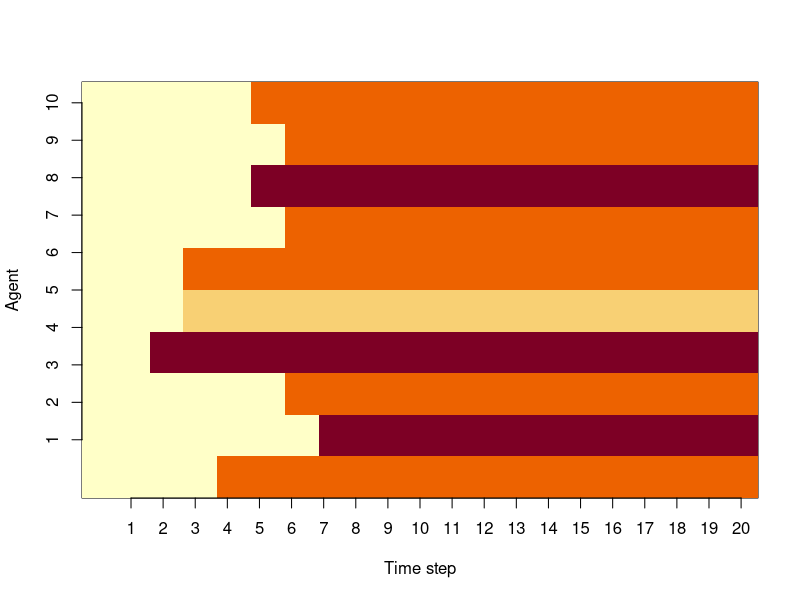
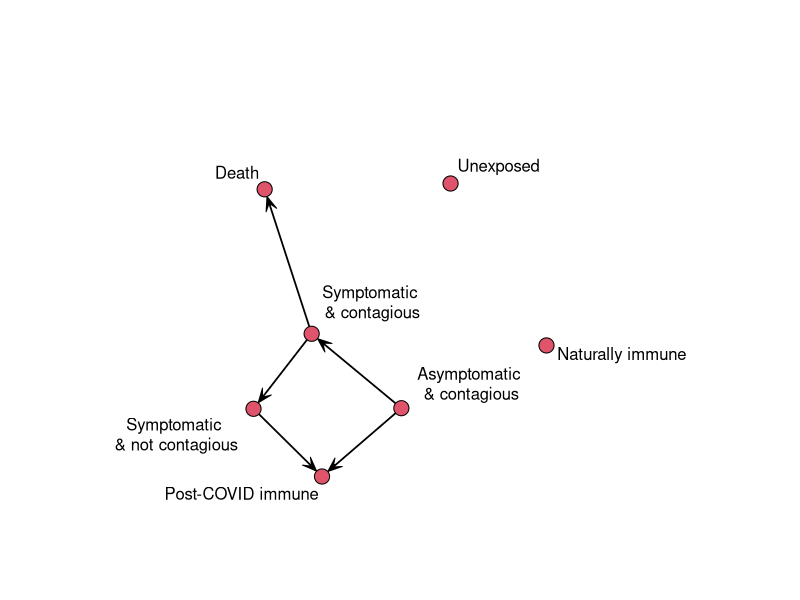
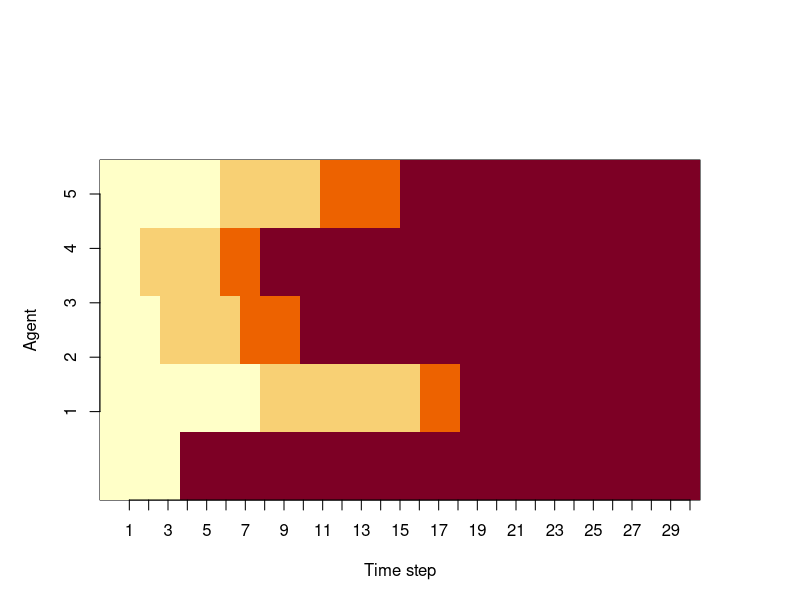
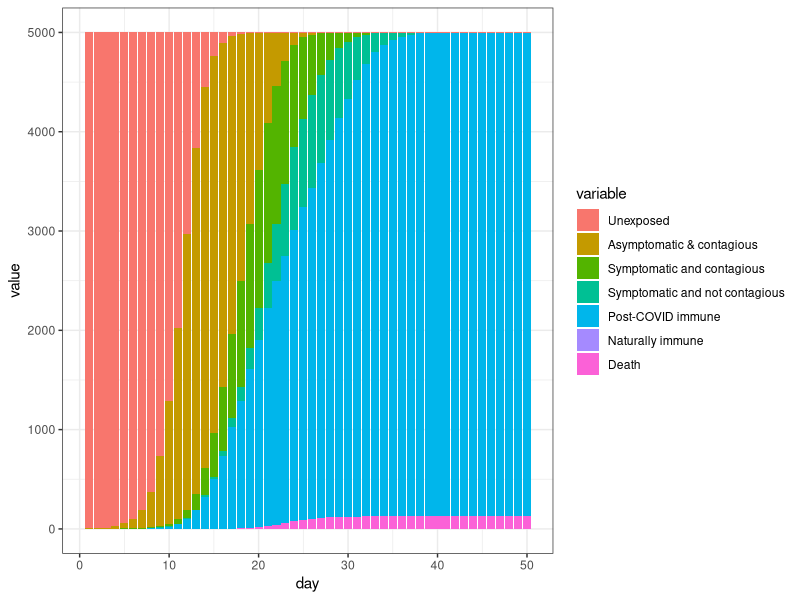
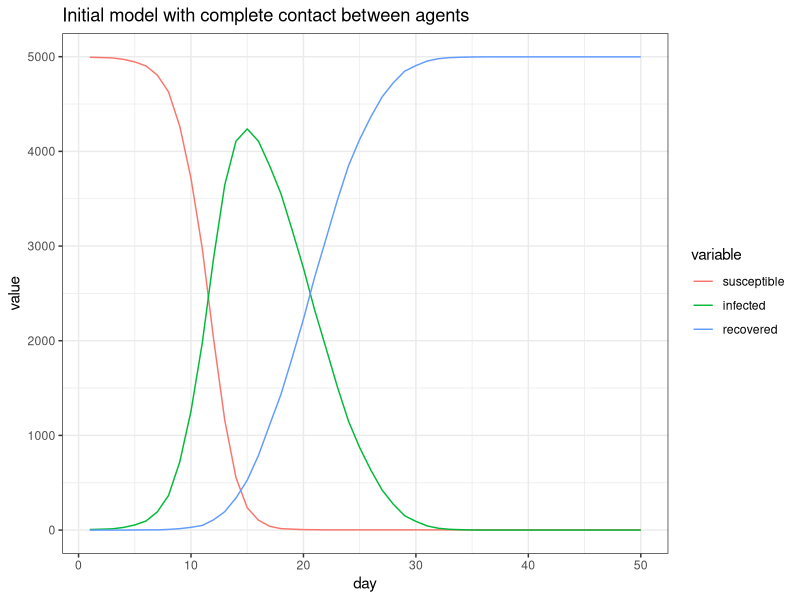
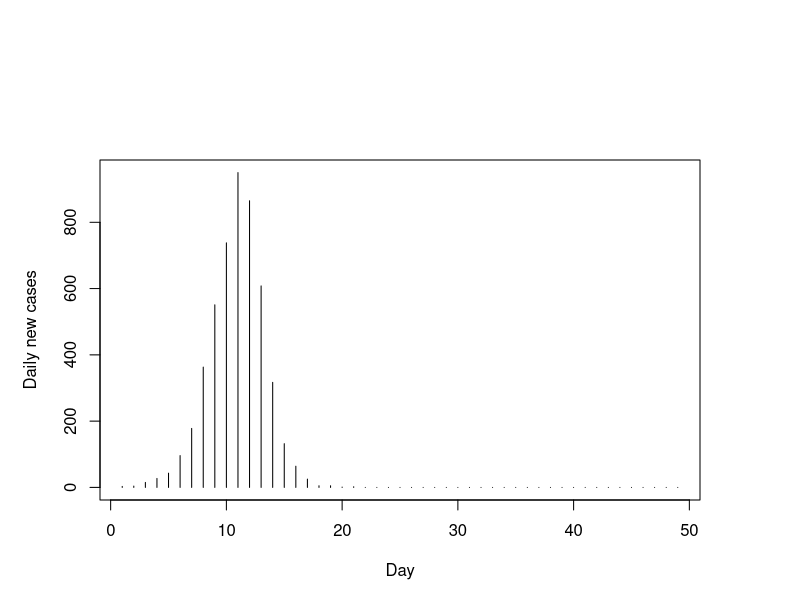
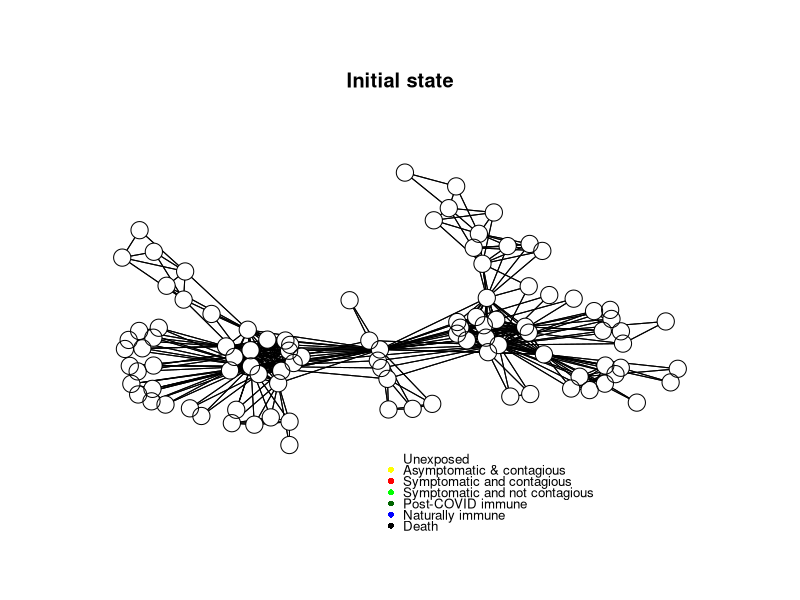

The R source for these figures, in order: (Note: this script raises an error after producing the figures.)
## ---- chunk 1
library(ggplot2)
library(dplyr)
library(sna)
library(knitr)
library(reshape2)
library(igraph)
STATES <<- 7

STATENAMES <<-  c("Unexposed",
                  "Asymptomatic & contagious",
"Symptomatic and contagious",
"Symptomatic and not contagious",
"Post-COVID immune",
"Naturally immune",
"Death")


STATELABELS <<-  c("Unexposed","Asymptomatic\n & contagious",
"Symptomatic \n& contagious",
"Symptomatic \n& not contagious",
"Post-COVID immune",
"Naturally immune",
"Death")


## ---- chunk 2

set.seed(100)
## create 10 agents infected with biostate = 1
BIOSTATES <<- as.integer(rep(1,10))
NEXTSTATES <<- as.integer(sample(c(2,3,4),replace=T,10))
TRANSITIONTIME <<- runif(10,min=1,max=10)


updateAgents <- function(curtime)
{
  updatefilter <- TRANSITIONTIME<=curtime  & !is.na(NEXTSTATES)
  BIOSTATES[updatefilter] <<- NEXTSTATES[updatefilter]
  NEXTSTATES[updatefilter] <<- NA
  
}

## ---- chunk 3
set.seed(100)
## create 10 agents infected with biostate = 1
BIOSTATES <<- as.integer(rep(1,10))
NEXTSTATES <<- as.integer(sample(c(2,3,4),replace=T,10))
TRANSITIONTIME <<- as.integer(round(runif(10,min=1,max=10)))

statehistory <- matrix(NA,ncol=10,nrow=20)

for(time in 1:20)
{
  
  updateAgents(time)
  print(table(BIOSTATES)  )
  statehistory[time,] <- BIOSTATES
 }
 

image(statehistory,ylab="Agent",xlab="Time step",xaxt="n",yaxt="n")
axis(1,1:20/20,1:20)
axis(2,1:10/10,1:10,las=3)
## ---- chunk 4

# * 1. Unexposed
# * 2. Asymptomatic but infected/contagious
# * 3. Symptomatic and contagious
# * 4. Symptomatic and not contagious
# * 5. Post-COVID Immune
# * 6. Naturally immune (will not contract)
# * 7. Death

set.seed(100)
STATES <<- 7

STATENAMES <<-  c("Unexposed",
                  "Asymptomatic & contagious",
"Symptomatic and contagious",
"Symptomatic and not contagious",
"Post-COVID immune",
"Naturally immune",
"Death")


STATELABELS <<-  c("Unexposed","Asymptomatic\n & contagious",
"Symptomatic \n& contagious",
"Symptomatic \n& not contagious",
"Post-COVID immune",
"Naturally immune",
"Death")

numAgents <- 5
numDays <- 30
## create 10 agents infected with biostate = 1
BIOSTATES <<- as.integer(rep(NA,numAgents))
NEXTSTATES <<- as.integer(rep(NA,numAgents))
TRANSITIONTIME <<- as.integer(rep(NA,numAgents))

statehistory <- matrix(NA,ncol=numAgents,nrow=numDays)


bioTransition <- matrix(0,STATES,STATES)
bioMin <- matrix(1,STATES)      #state time minimum
bioMax <- matrix(1,STATES)      #state time maximum



bioMin[2] <- 3            #infected but asymptomatic for 3 to 10 days
bioMax[2] <- 10          
bioTransition[2,3] <- .5  #transition to infected with symptoms
bioTransition[2,5] <- .5  #transition to no longer contagious/cured


bioMin[3] <-    3             #symptoms + contagion
bioMax[3] <- 8                #symptoms + contagion max
bioTransition[3,4] <-  .95    #transitioon to no longer contagious
bioTransition[3,7] <-  .05    #transitioon to death state 


bioMin[4] <- 1          #symptoms bot no longer contagiious
bioMax[4] <- 7
bioTransition[4,5] <- 1  #Transition to 'immune' cured state.



library(sna)
par(xpd=NA,mar=c(5,5,8,5))
gplot(bioTransition,label=STATELABELS)

## ---- chunk 5

##This is used for setting the state of a single agent; mostly
## for infection.  Set a series of agents to a number of specific states at a time,
## and this will program their next state.
setAgentStates <- function(agents, biostates,curtime)
{
  BIOSTATES[agents] <<- biostates

  
  ##Do these states transition to another?
  needTransition <- rowSums(bioTransition[biostates,,drop=F] )>0
  needTransition <- needTransition & !is.na(needTransition)

  ##These are the states we have set that need to transition to another state; 
  ## we need to program the transition now.
  newstates <- BIOSTATES[needTransition]
  
  for(i in agents[needTransition])
  {
    NEXTSTATES[i] <<- sample(1:STATES,prob=bioTransition[BIOSTATES[i],],1)
    TRANSITIONTIME[i] <<- curtime +floor(runif(1,min= bioMin[BIOSTATES[i]],
                                          max= (1+ bioMax[BIOSTATES[i]])))
  } 
}


##This is the same as previously defined.
updateAgents <- function(curtime)
{
  updatefilter <- !is.na(TRANSITIONTIME) & TRANSITIONTIME<=curtime  & !is.na(NEXTSTATES)
  
  if(sum(updatefilter,na.rm=T)>0)
  {  
    setAgentStates((1:length(updatefilter))[updatefilter],
                   NEXTSTATES[updatefilter],curtime)
    
  }

  
}


##Initialize agents in state 2  (infected but asymptomatic)
setAgentStates(1:numAgents,2,curtime=0)
statehistory <- matrix(NA,ncol=numAgents,nrow=numDays)

for(time in 1:numDays)
{
  updateAgents(time)
  statehistory[time,] <- BIOSTATES
 }
 

image(statehistory,ylab="Agent",xlab="Time step",xaxt="n",yaxt="n")
axis(1,1:numDays/numDays,1:numDays)
axis(2,1:numAgents/numAgents,1:numAgents,las=3)


## ---- chunk 6
set.seed(100)



numAgents <- 5000
numDays <- 30
## create 10 agents infected with biostate = 1
BIOSTATES <<- as.integer(rep(NA,numAgents))
NEXTSTATES <<- as.integer(rep(NA,numAgents))
TRANSITIONTIME <<- as.integer(rep(NA,numAgents))



naturalImmunity <- .01  #1 % naturally immune
numInteractions <-  10 ##how many interactions per day per agent on average?
numDays <- 50
contagionProb <- .1    ##normal contagion probability


disthistory <- matrix(NA,ncol=STATES,nrow=numDays)


##initialize all the agents as uninfected, except for 3 agents who are infected.
setAgentStates(1:numAgents,c(2,2,2,rep(1,numAgents-3)),curtime=0)



for(day in 1:numDays)
{
##who are you going to talk to today.
    sneezer <- rep(1:numAgents,each=numInteractions)
    sneezeon <- sample(numAgents,replace=T,size=numAgents*numInteractions)
    
   infect <- ((BIOSTATES[sneezer]==2 | BIOSTATES[sneezer] ==3 ) &
       (BIOSTATES[sneezeon] == 1) & 
        runif(numAgents) < contagionProb)

   
   if(any(infect))
   {
     infected <- unique(sneezeon[infect])
     setAgentStates(infected,2,curtime=day)
   }   

    updateAgents(day)
    distrib <- table(factor(BIOSTATES,levels=1:STATES))
    disthistory[day,] <- distrib

}

#barplot(t(disthistory),col=1:7)
disthist.df <-as.data.frame(disthistory)
colnames(disthist.df) <- STATENAMES
disthist.df$day <- 1:nrow(disthistory)


show <- disthist.df[c(1,5*(1:(day/5))),c(8,1:7)]

histlong <- melt(disthist.df,id.vars="day")

ggplot(histlong,aes(x=day,y=value,fill=variable)) + geom_bar(stat="identity",position="stack") + 
  theme_bw()


##make the SIR plot:
sir <- data.frame(day=disthist.df$day,
                  susceptible = disthist.df$Unexposed,
                  infected = disthist.df[,2]+disthist.df[,3],
                  recovered = rowSums(disthist.df[,4:7]))

plot0 <- ggplot(melt(sir,id.vars="day"),aes(x=day,group=variable,y=value,color=variable)) + geom_line() + theme_bw() + ggtitle(label="Initial model with complete contact between agents")
print(plot0)

cases <- sir$infected+sir$recovered
cases.daily <- cases[-1] - cases[-length(cases)]
plot(cases.daily,type="h",xlab="Day",ylab="Daily new cases")
## ---- chunk 7
#library(Matrix)
library(SparseM)

makeNetwork<- function(numAgents,numsets=3,steps=1,power=1)
{
  ord <- sample(numAgents)
  tmp<-as_adjacency_matrix(sample_pa(numAgents,power=power),sparse=F)
  tmp <- (tmp + t(tmp))>0
  tmp <- tmp[ord,ord]

  if(numsets>1)
  {
    for(i in 2:numsets)
  {
    ord <- sample(numAgents)
    sn2 <-as_adjacency_matrix(sample_pa(numAgents,power=power),sparse=F)[ord,ord]
    tmp <- tmp + sn2 + t(sn2)
    
   }
  }
  if(steps>1)
  {
   for(i in 2:steps)
   {
      tmp <- tmp + tmp %*% tmp  ## iterate to neighbors
   }
  }

  
   ##return a sparse symmetric matrix:
#  as.matrix.ssr((tmp),symmetric=TRUE)
   as.matrix.csr(  (tmp>0)+0)

}


mygplot <- function(coord, network,states,main="",plotEdges = TRUE)
{
  ##deconvert from sparse matrix because sna cannot convert from this
  ##sparse matrix to edgelist.
  #network <- as.matrix(network)
  if(is.null(coord))
  {
    coord  <- gplot.layout.fruchtermanreingold((network),layout.par=list(niter=500))
  }
  
  newmin <- mean(coord[,2]) - (-min(coord[,2]) + mean(coord[,2])) * 1.4
   palette=c("white","yellow","red","green","darkgreen","blue","black")
   plot(coord,col="black",bty="n",pch=16,cex=2.7,xaxt="n",yaxt="n",main=main,xlab="",ylab="",axes=F,
        ylim=c(newmin,max(coord[,2])),type="n")
   
   
   ##ja is column
   ## ia is pointer to row of column transitions.
   
   
   if(plotEdges){
     
   columns <- network@ja
   rowsize <- network@ia[-1] - network@ia[-length(network@ia)]
   rows <- rep(1:network@dimension[1],rowsize)
     segments(coord[rows,1],coord[rows,2],
              coord[columns,1],coord[columns,2])

   }
   
   points(coord,pch=16,cex=2.3,col= palette[states])
              
   points(coord,pch=1,cex=2.3,col="black")
      legend(mean(coord[,1]),min(coord[,2]),bty='n',y.intersp=.7,cex=.8,
              STATENAMES, pch=16,col=palette)
              
      return (coord)
}
set.seed(100)
socialnetwork <- makeNetwork(100,numsets=1,power=.96,steps=2)

cc <-  mygplot(coord=NULL,socialnetwork,rep(1,nrow(socialnetwork)),main="Initial state")
## ---- chunk 8
#set.seed(100)
print(Sys.time())
numAgents <- 15000
numDays <- 90

BIOSTATES <<- as.integer(rep(NA,numAgents))
NEXTSTATES <<- as.integer(rep(NA,numAgents))
TRANSITIONTIME <<- as.integer(rep(NA,numAgents))

socialnetwork <- makeNetwork(numAgents,numsets=1,power=.96,steps=2)

##Do not try to plot if the network is very large.
#cc <-  mygplot(coord=NULL,socialnetwork,rep(1,nrow(socialnetwork)),main="Initial state")



naturalImmunity <- .01  #1 % naturally immune

numInteractions <-  rep(10,numDays)  ##how many interactions per day per agent on average?
contagionProb <- rep(.1,numDays)    ##normal contagioun probability after concat
sampleFromNetwork <- rep(.98,numDays)  ##how likely you are to stick with 'your' network

numInteractions[14:numDays] <- 3     ##quarantiine goes into effect day 14.
numInteractions[45:numDays] <- 10  ##re-open 




disthistory <- matrix(NA,ncol=STATES,nrow=numDays)


##initialize all the agents as uninfected, except for 3 agents who are infected.
setAgentStates(1:numAgents,c(2,2,2,rep(1,numAgents-3)),curtime=0)

   ##this can be pre-calculated because the network does not change.   
   columns <- socialnetwork@ja
   rowsize <- socialnetwork@ia[-1] - socialnetwork@ia[-length(socialnetwork@ia)]
   rows <- rep(1:socialnetwork@dimension[1],rowsize)
    

for(day in 1:numDays)
{
    ##who are you going to talk to today.
    sneezers <- rep(1:numAgents,each=numInteractions[day])
    #sneezedons <- rep(NA,length(sneezers))
 
    
 
   ##First, sample appropriate sneezer/sneezon pairs.
   ## this data frame contains the sneezer as a column named sneezer,
   ##and the sneezed-ons as the rest of the colums.
   pairs <- aggregate(columns, list(sneezer=rows),
                      function(x){
                         alive <- BIOSTATES[x] < 7; ##they are alive! 
                         sample(x[alive],numInteractions[day],replace=T)})
   sneezedons <- pairs[,-1]
   ##add random sneezes outside the network.
   randoms <- runif(length(sneezedons))>sampleFromNetwork[day]
   numrandoms <- sum(randoms)
   sneezedons[randoms] <- sample((1:numAgents)[BIOSTATES < 7],replace=T,size=numrandoms)
   sneezedons <- as.vector(t(sneezedons))

   infect <- ((BIOSTATES[sneezers]==2 | BIOSTATES[sneezers] ==3 ) &
       (BIOSTATES[sneezedons] == 1) & 
        runif(numAgents) < contagionProb[day])

   
   if(any(infect))
   {
     infected <- unique(sneezedons[infect])
     setAgentStates(infected,2,curtime=day)
   }   

    updateAgents(day)
    distrib <- table(factor(BIOSTATES,levels=1:STATES))
    disthistory[day,] <- distrib

}
print(Sys.time())
## ---- chunk 9

#barplot(t(disthistory),col=1:7)
disthist.df <-as.data.frame(disthistory)
colnames(disthist.df) <- STATENAMES
disthist.df$day <- 1:nrow(disthistory)


show <- disthist.df[c(1,5*(1:(day/5))),c(8,1:7)]
#print(kable(show))

histlong <- melt(disthist.df,id.vars="day")

ggplot(histlong,aes(x=day,y=value,fill=variable)) + geom_bar(stat="identity",position="stack") + 
  theme_bw()


##make the SIR plot:
sir <- data.frame(day=disthist.df$day,
                  susceptible = disthist.df$Unexposed,
                  infected = disthist.df[,2]+disthist.df[,3],
                  recovered = rowSums(disthist.df[,4:7]))

plot0 <- ggplot(melt(sir,id.vars="day"),aes(x=day,group=variable,y=value,color=variable)) + geom_line() + theme_bw() + ggtitle(label="Initial model with network contact")
print(plot0)

cases <- sir$infected+sir$recovered
cases.daily <- cases[-1] - cases[-length(cases)]
plot(cases.daily,type="h",xlab="Day",ylab="Daily new cases")







#barplot(t(disthistory),col=1:7)
